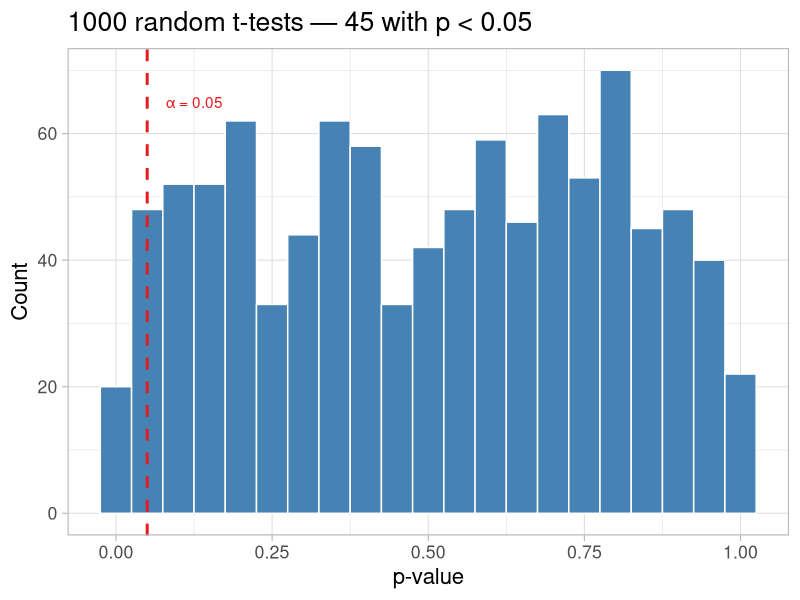
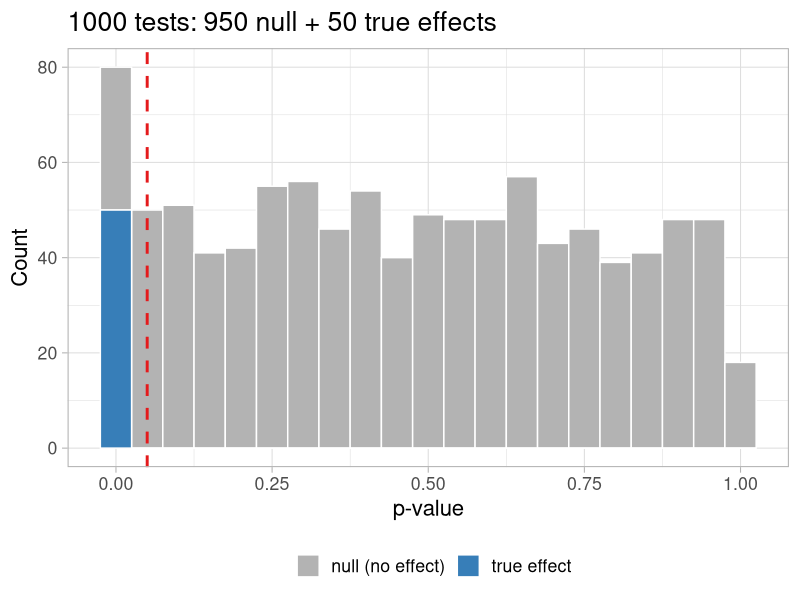

Reproduce these figures in R, in order.
## ---- chunk 1
knitr::opts_chunk$set(echo = FALSE, warning = FALSE, message = FALSE)
library(knitr)
library(tidyverse)
## ---- chunk 2
set.seed(42)
n_vars <- 1000
n_samples <- 20

A <- matrix(rnorm(n_vars * n_samples), nrow = n_samples)
B <- matrix(rnorm(n_vars * n_samples), nrow = n_samples)

pvals <- sapply(1:n_vars, function(i) t.test(A[, i], B[, i])$p.value)

tibble(p = pvals) %>%
  ggplot(aes(x = p)) +
  geom_histogram(binwidth = 0.05, fill = "steelblue", colour = "white") +
  geom_vline(xintercept = 0.05, colour = "#e41a1c", linetype = "dashed", linewidth = 1) +
  annotate("text", x = 0.08, y = 65, label = "α = 0.05", colour = "#e41a1c", hjust = 0) +
  labs(x = "p-value", y = "Count",
       title = paste0("1000 random t-tests — ", sum(pvals < 0.05), " with p < 0.05")) +
  theme_light(base_size = 16)
## ---- chunk 3
set.seed(99)
n_null_h   <- 950   # variables with no effect
n_signal_h <- 50    # variables with a true effect
n_samp_h   <- 20

pv_null   <- sapply(1:n_null_h, function(i)
  t.test(rnorm(n_samp_h), rnorm(n_samp_h))$p.value)

pv_signal <- sapply(1:n_signal_h, function(i)
  t.test(rnorm(n_samp_h, mean = 0), rnorm(n_samp_h, mean = 1.8))$p.value)

tibble(p     = c(pv_null, pv_signal),
       origin = c(rep("null (no effect)", n_null_h),
                  rep("true effect", n_signal_h))) %>%
  ggplot(aes(x = p, fill = origin)) +
  geom_histogram(binwidth = 0.05, colour = "white", position = "stack") +
  geom_vline(xintercept = 0.05, colour = "#e41a1c", linetype = "dashed", linewidth = 1) +
  scale_fill_manual(values = c("null (no effect)" = "grey70", "true effect" = "#377eb8"),
                    name = "") +
  labs(x = "p-value", y = "Count",
       title = "1000 tests: 950 null + 50 true effects") +
  theme_light(base_size = 16) +
  theme(legend.position = "bottom")
